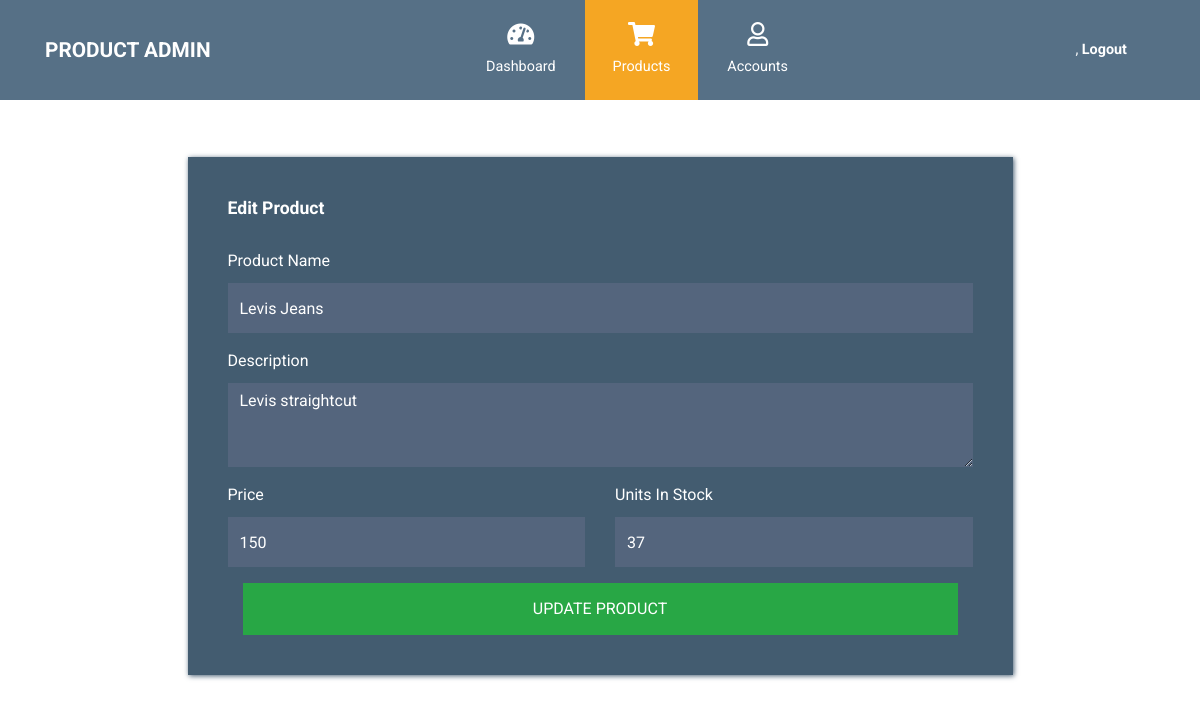
The app's page /Admin_Side/edit_product.php?id=2, older data.
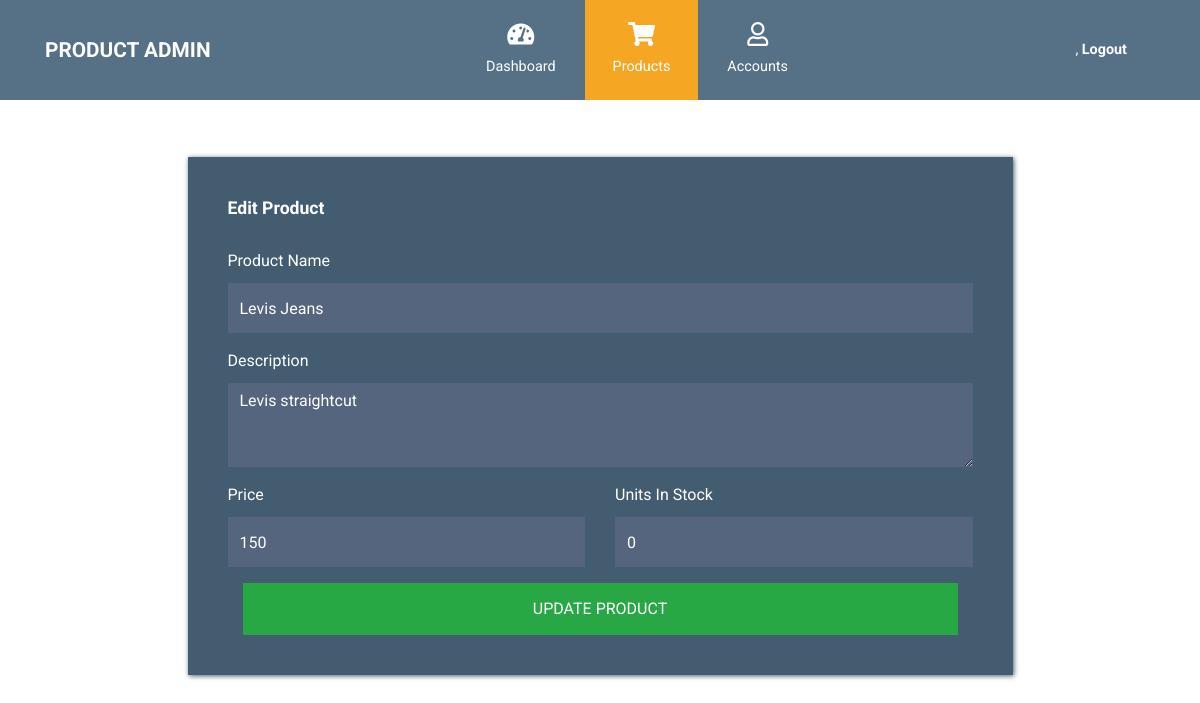
The same page, newer data.
### tables this page shows
CREATE TABLE `products` (
  `product_id` int(11) NOT NULL,
  `product_type_code` int(11) NOT NULL,
  `product_name` varchar(50) NOT NULL,
  `product_price` int(11) NOT NULL,
  `product_size` enum('XS','S','M','L','XL') NOT NULL,
  `product_description` varchar(100) NOT NULL,
  `product_quantity` int(11) NOT NULL,
  `product_stocks` enum('In Stock','Out of Stock') NOT NULL
);

### Admin_Side/Edit_product.php (the view, shortened to what this page needs)
<?php
$conn = OpenCon();
    if (isset($_GET['id'])) {
      $id=$_GET['id'];
      $query=mysqli_query($conn,"SELECT * FROM products WHERE product_id='$id'");
      while ($row = mysqli_fetch_assoc($query)) {
      $pname=$row['product_name'];
      $descrip=$row['product_description'];
      $price=$row['product_price'];
      $stock=$row['product_quantity'];
    }
    }
?>
<!DOCTYPE html>
  <html lang="en">
    <head>
      <link rel="stylesheet" href="../sources/css/fontawesome.min.css" />
      <link rel="stylesheet" href="../sources/css/bootstrap_admin.min.css" />
      <link rel="stylesheet" href="../sources/css/style_ad1.css">
    </head>
    <body>
      <nav class="navbar navbar-expand-xl">
        <div class="container h-100">
          <a class="navbar-brand" href="index.html">
            <h1 class="tm-site-title mb-0">
              Product Admin
            </h1>
          </a>
          <div class="collapse navbar-collapse" id="navbarSupportedContent">
            <ul class="navbar-nav mx-auto h-100">
              <li class="nav-item">
                <a class="nav-link" href="dashboard.php">
                  <i class="fas fa-tachometer-alt">
                  </i>
                  Dashboard
                </a>
              </li>
              <li class="nav-item">
                <a class="nav-link active" href="products.php">
                  <i class="fas fa-shopping-cart">
                  </i>
                  Products
                </a>
              </li>
              <li class="nav-item">
                <a class="nav-link" href="accounts.php">
                  <i class="far fa-user">
                  </i>
                  Accounts
                </a>
              </li>
            </ul>
            <ul class="navbar-nav">
              <li class="nav-item">
                <a class="nav-link d-block" href="login.php">
                    ,
                    <b>
                      Logout
                    </b>
                </a>
              </li>
            </ul>
          </div>
        </div>
      </nav>
      <div class="container tm-mt-big tm-mb-big">
        <div class="row">
          <div class="col-xl-9 col-lg-10 col-md-12 col-sm-12 mx-auto">
            <div class="tm-bg-primary-dark tm-block tm-block-h-auto">
              <div class="row">
                <div class="col-12">
                  <h2 class="tm-block-title d-inline-block">
                    Edit Product
                  </h2>
                </div>
              </div>
                <form action="edit_product.php?id=<?php echo $id;?>" method="POST" enctype="multipart/form-data"
                class="tm-edit-product-form">
                  <div class="form-group mb-3">
                    <label for="name">
                      Product Name
                    </label>
                    <input id="name" name="pro_name" type="text" value="<?php echo $pname;?>"
                    class="form-control validate" required />
                  </div>
                  <div class="form-group mb-3">
                    <label for="description">
                      Description
                    </label>
                    <textarea id="descrip" name="pro_descrip" class="form-control validate" rows="3" required><?php echo $descrip;?>
                    </textarea>
                  </div>
                  <div class="row">
                    <div class="form-group mb-3 col-xs-12 col-sm-6">
                      <label for="price">
                        Price
                      </label>
                      <input id="price" name="pro_price" type="number" min=0 value="<?php echo $price;?>"
                      class="form-control validate" data-large-mode="true" required />
                    </div>
                    <div class="form-group mb-3 col-xs-12 col-sm-6">
                      <label for="stock">
                        Units In Stock
                      </label>
                      <input id="stock" name="pro_qty" value="<?php echo $stock;?>" type="number"
                      min=0 class="form-control validate" required />
                    </div>
                  </div>
                  <div class="col-12">
                    <button type="submit" name="UpdateProduct" class="btn btn-success btn-block text-uppercase">
                      Update Product
                    </button>
                  </div>
                </form>
            </div>
          </div>
        </div>
      </div>
    </body>
  </html>

Row changes from the older to the newer data that the page shows:
changed products "Levis Jeans": pro_qty "37" → "0"
